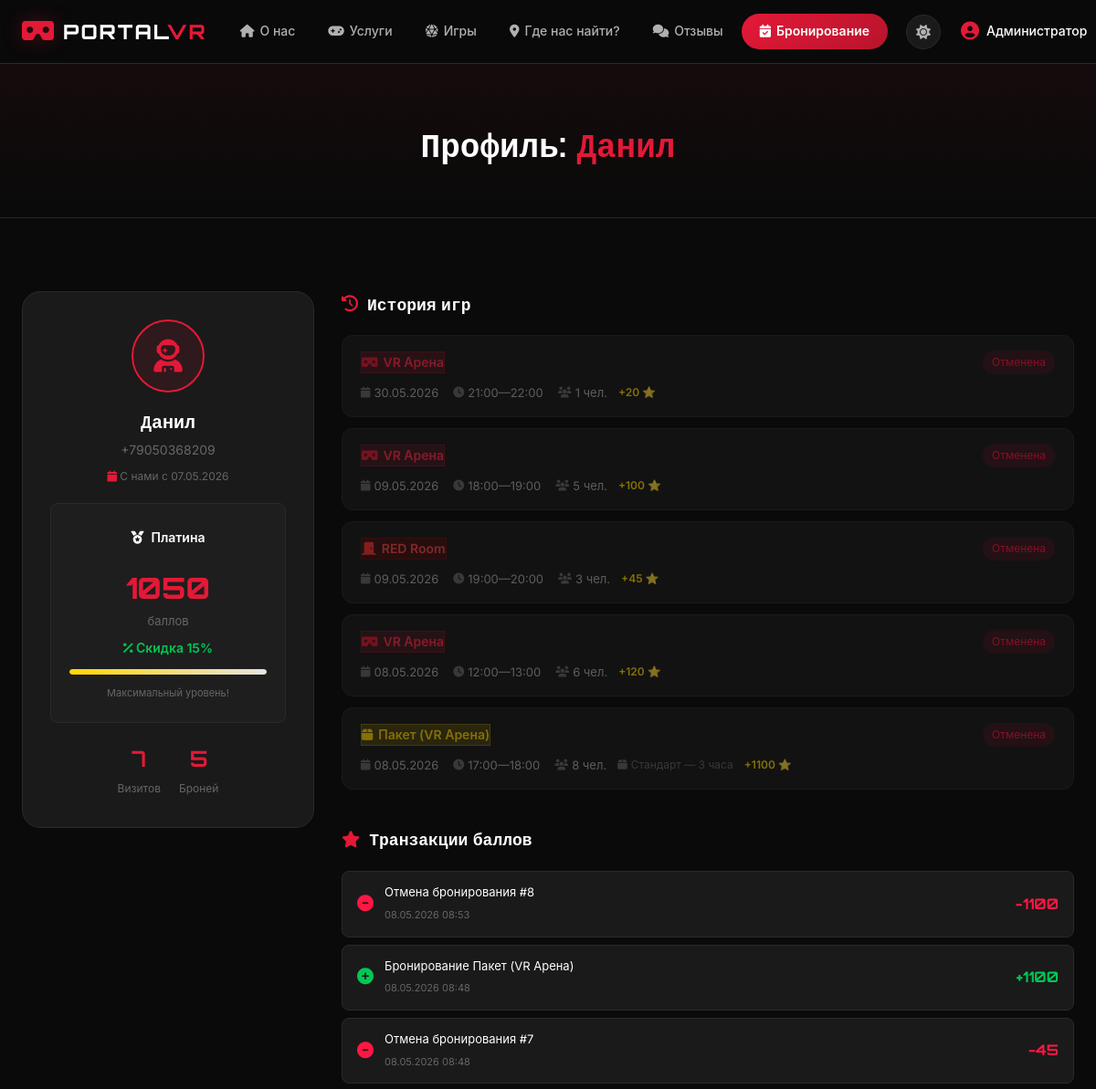
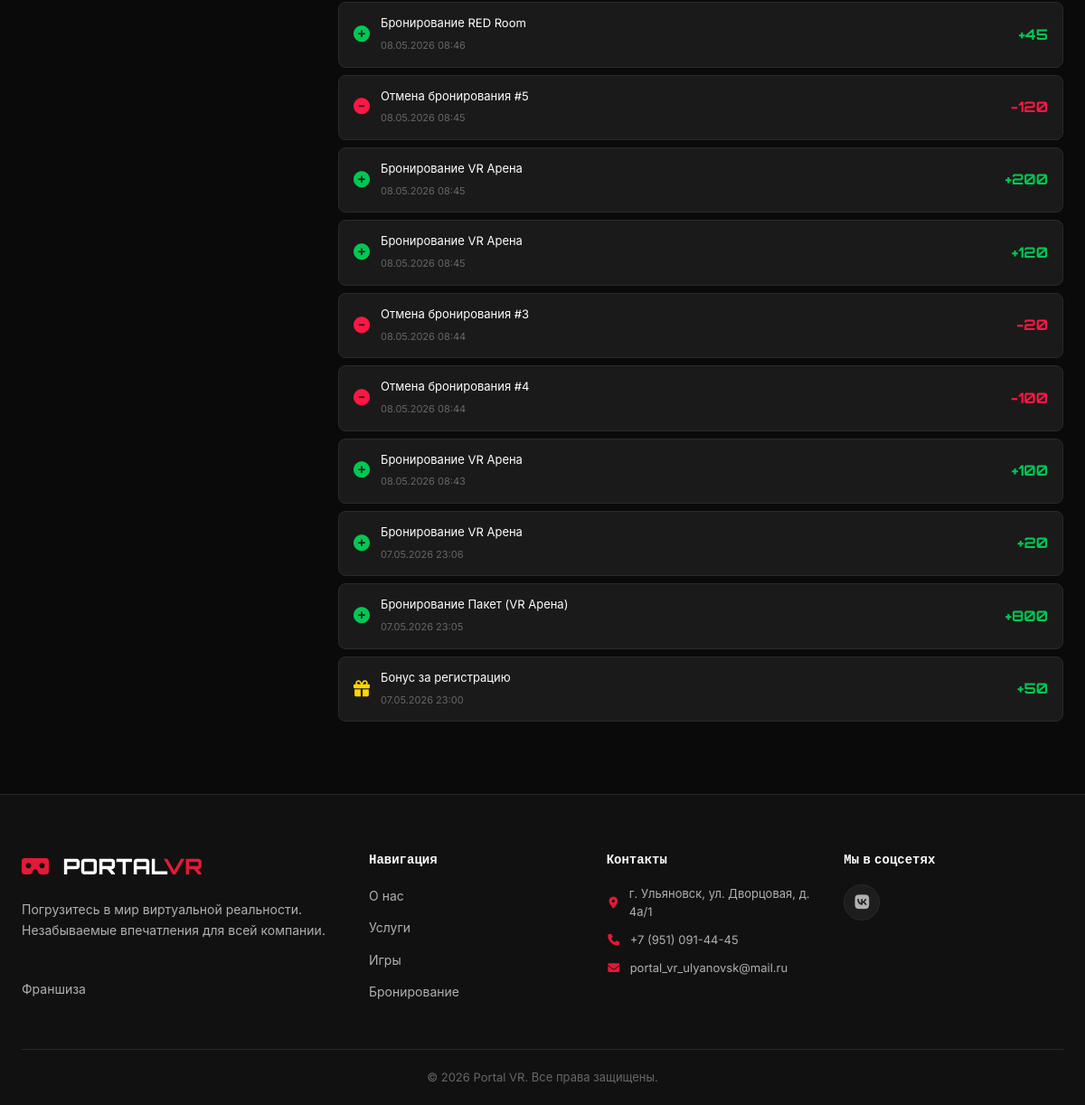
Page /profile/2/ (signed in) on the committed database (2 pictures, top to bottom).
### main/models.py (models this page shows, shortened)
class User(AbstractBaseUser, PermissionsMixin):
    phone = models.CharField(
        "Телефон", max_length=12, unique=True, validators=[phone_validator]
    )
    name = models.CharField("Имя", max_length=100)
    is_active = models.BooleanField(default=True)
    is_staff = models.BooleanField(default=False)
    date_joined = models.DateTimeField("Дата регистрации", default=timezone.now)
    loyalty_points = models.PositiveIntegerField("Баллы лояльности", default=0)
    objects = UserManager()
    USERNAME_FIELD = "phone"
    REQUIRED_FIELDS = ["name"]
    class Meta:
        verbose_name = "Пользователь"
        verbose_name_plural = "Пользователи"
    @property
    def loyalty_level(self):
        if self.loyalty_points >= 1000:
            return "Платина"
        elif self.loyalty_points >= 500:
            return "Золото"
        elif self.loyalty_points >= 200:
            return "Серебро"
        return "Бронза"
    @property
    def discount_percent(self):
        levels = {"Бронза": 0, "Серебро": 5, "Золото": 10, "Платина": 15}
        return levels.get(self.loyalty_level, 0)

class Client(models.Model):
    name = models.CharField("Имя", max_length=100)
    phone = models.CharField("Телефон", max_length=12, validators=[phone_validator])
    user = models.OneToOneField(
        User,
        on_delete=models.SET_NULL,
        null=True,
        blank=True,
        related_name="client_profile",
        verbose_name="Связанный аккаунт",
    )
    created_at = models.DateTimeField("Создан", auto_now_add=True)
    total_visits = models.PositiveIntegerField("Всего визитов", default=0)
    class Meta:
        verbose_name = "Клиент"
        verbose_name_plural = "Клиенты"

class Booking(models.Model):
    ZONE_CHOICES = [
        ("arena", "VR Арена"),
        ("redroom", "RED Room"),
        ("package", "Пакет (VR Арена)"),
    ]
    STATUS_CHOICES = [
        ("active", "Активна"),
        ("completed", "Завершена"),
        ("cancelled", "Отменена"),
    ]
    zone = models.CharField("Зона", max_length=10, choices=ZONE_CHOICES)
    client = models.ForeignKey(
        Client, on_delete=models.CASCADE, related_name="bookings", verbose_name="Клиент"
    )
    created_by_admin = models.BooleanField("Создана администратором", default=False)
    time_slot = models.ForeignKey(
        TimeSlot,
        on_delete=models.CASCADE,
        related_name="bookings",
        verbose_name="Временной слот",
    )
    num_players = models.PositiveIntegerField("Количество игроков", default=1)
    package = models.ForeignKey(
        Package,
        on_delete=models.SET_NULL,
        null=True,
        blank=True,
        related_name="bookings",
        verbose_name="Пакет",
    )
    game = models.ForeignKey(
        Game,
        on_delete=models.SET_NULL,
        null=True,
        blank=True,
        related_name="bookings",
        verbose_name="Игра",
    )
    status = models.CharField(
        "Статус", max_length=10, choices=STATUS_CHOICES, default="active"
    )
    loyalty_points_earned = models.PositiveIntegerField("Баллы за бронь", default=0)
    created_at = models.DateTimeField("Создана", auto_now_add=True)
    updated_at = models.DateTimeField("Обновлена", auto_now=True)
    notes = models.TextField("Заметки", blank=True)
    class Meta:
        verbose_name = "Бронирование"
        verbose_name_plural = "Бронирования"
        ordering = ["time_slot__date", "time_slot__start_time"]

class TimeSlot(models.Model):
    date = models.DateField("Дата")
    start_time = models.TimeField("Начало")
    end_time = models.TimeField("Конец")
    class Meta:
        verbose_name = "Временной слот"
        verbose_name_plural = "Временные слоты"
        unique_together = ["date", "start_time"]
        ordering = ["date", "start_time"]

class Package(models.Model):
    PACKAGE_CHOICES = [
        ("light", "Базовый — 2 часа"),
        ("standard", "Стандарт — 3 часа"),
        ("premium", "Премиум — 4 часа"),
    ]
    name = models.CharField(
        "Название", max_length=10, choices=PACKAGE_CHOICES, unique=True
    )
    duration_hours = models.PositiveIntegerField("Длительность (часы)")
    price = models.DecimalField("Цена", max_digits=10, decimal_places=2)
    description = models.TextField("Описание", blank=True)
    includes_dining = models.BooleanField("Включает обеденную зону", default=True)
    class Meta:
        verbose_name = "Пакет"
        verbose_name_plural = "Пакеты"
    def __str__(self):
        return self.get_name_display()

class LoyaltyTransaction(models.Model):
    TYPE_CHOICES = [
        ("earn", "Начисление"),
        ("spend", "Списание"),
        ("bonus", "Бонус"),
    ]
    user = models.ForeignKey(
        User,
        on_delete=models.CASCADE,
        related_name="loyalty_transactions",
        verbose_name="Пользователь",
    )
    booking = models.ForeignKey(
        Booking,
        on_delete=models.SET_NULL,
        null=True,
        blank=True,
        verbose_name="Бронирование",
    )
    transaction_type = models.CharField("Тип", max_length=5, choices=TYPE_CHOICES)
    points = models.IntegerField("Баллы")
    description = models.CharField("Описание", max_length=300)
    created_at = models.DateTimeField("Дата", auto_now_add=True)
    class Meta:
        verbose_name = "Транзакция лояльности"
        verbose_name_plural = "Транзакции лояльности"
        ordering = ["-created_at"]

### main/views.py (the view)
# urls.py: path("profile/<int:pk>/", views.profile_detail_view, name="profile_detail"),
def profile_detail_view(request, pk):
    if not request.user.is_staff:
        messages.error(request, "Доступ запрещён")
        return redirect("main:index")
    profile_user = get_object_or_404(User, pk=pk)
    client = getattr(profile_user, "client_profile", None)
    bookings = []
    if client:
        bookings = (
            Booking.objects.filter(client=client)
            .select_related("time_slot", "package", "game")
            .order_by("-time_slot__date")
        )
    transactions = LoyaltyTransaction.objects.filter(user=profile_user)[:20]
    return render(
        request,
        "main/profile.html",
        {
            "profile_user": profile_user,
            "client": client,
            "bookings": bookings,
            "transactions": transactions,
            "page_title": f"Профиль: {profile_user.name}",
        },
    )

### main/templates/main/profile.html (shortened to what this page needs)
{% extends 'main/base.html' %}
{% load static %}
{% load custom_filters %}
{% block content %}
<section class="page-header">
    <div class="container">
        <h1 class="page-title">
            {% if profile_user == user %}
                Мой <span class="accent">профиль</span>
            {% else %}
                Профиль: <span class="accent">{{ profile_user.name }}</span>
            {% endif %}
        </h1>
    </div>
</section>
<section class="section">
    <div class="container">
        <div class="profile-grid">
            <div class="profile-card">
                <div class="profile-avatar">
                    <i class="fas fa-user-astronaut"></i>
                </div>
                <h2 class="profile-name">{{ profile_user.name }}</h2>
                {% if user.is_staff %}
                    <p class="profile-phone">{{ profile_user.phone }}</p>
                {% endif %}
                <p class="profile-joined">
                    <i class="fas fa-calendar"></i> С нами с {{ profile_user.date_joined|date:"d.m.Y" }}
                </p>
                <div class="profile-loyalty">
                    <div class="loyalty-level-display {{ profile_user.loyalty_level|lower }}">
                        {% if profile_user.loyalty_level == 'Platinum' %}
                            <i class="fas fa-gem"></i>
                        {% else %}
                            <i class="fas fa-medal"></i>
                        {% endif %}
                        <span>{{ profile_user.loyalty_level }}</span>
                    </div>
                    <div class="loyalty-points-display">
                        <span class="points-number">{{ profile_user.loyalty_points }}</span>
                        <span class="points-label">баллов</span>
                    </div>
                    {% if profile_user.discount_percent > 0 %}
                    <div class="loyalty-discount-display">
                        <i class="fas fa-percent"></i>
                        Скидка {{ profile_user.discount_percent }}%
                    </div>
                    {% endif %}
                    <div class="loyalty-progress">
                        {% if profile_user.loyalty_level == 'Bronze' %}
                            <div class="progress-bar">
                                <div class="progress-fill" style="width: {% widthratio profile_user.loyalty_points 200 100 %}%"></div>
                            </div>
                            <span class="progress-text">{{ profile_user.loyalty_points }}/200 до Серебро</span>
                        {% elif profile_user.loyalty_level == 'Silver' %}
                            <div class="progress-bar">
                                <div class="progress-fill silver" style="width: {% widthratio profile_user.loyalty_points 500 100 %}%"></div>
                            </div>
                            <span class="progress-text">{{ profile_user.loyalty_points }}/500 до Золото</span>
                        {% elif profile_user.loyalty_level == 'Gold' %}
                            <div class="progress-bar">
                                <div class="progress-fill gold" style="width: {% widthratio profile_user.loyalty_points 1000 100 %}%"></div>
                            </div>
                            <span class="progress-text">{{ profile_user.loyalty_points }}/1000 до Платина</span>
                        {% else %}
                            <div class="progress-bar">
                                <div class="progress-fill platinum" style="width: 100%"></div>
                            </div>
                            <span class="progress-text">Максимальный уровень!</span>
                        {% endif %}
                    </div>
                </div>
                {% if client %}
                <div class="profile-stats">
                    <div class="stat">
                        <span class="stat-val">{{ client.total_visits }}</span>
                        <span class="stat-lbl">Визитов</span>
                    </div>
                    <div class="stat">
                        <span class="stat-val">{{ bookings|length }}</span>
                        <span class="stat-lbl">Броней</span>
                    </div>
                </div>
                {% endif %}
            </div>
            <div class="profile-content">
                <h3 class="content-title"><i class="fas fa-history"></i> История игр</h3>
                {% if bookings %}
                <div class="bookings-list">
                    {% for booking in bookings %}
                    <div class="booking-history-card status-{{ booking.status }}">
                        <div class="bhc-header">
                            <span class="bhc-zone zone-{{ booking.zone }}">
                                {% if booking.zone == 'arena' %}
                                    <i class="fas fa-vr-cardboard"></i>
                                {% elif booking.zone == 'redroom' %}
                                    <i class="fas fa-door-closed"></i>
                                {% else %}
                                    <i class="fas fa-box"></i>
                                {% endif %}
                                {{ booking.get_zone_display }}
                            </span>
                            <span class="bhc-status">{{ booking.get_status_display }}</span>
                        </div>
                        <div class="bhc-body">
                            <div class="bhc-info">
                                <span><i class="fas fa-calendar"></i> {{ booking.time_slot.date|date:"d.m.Y" }}</span>
                                <span><i class="fas fa-clock"></i> {{ booking.time_slot.start_time|time:"H:i" }}—{{ booking.time_slot.end_time|time:"H:i" }}</span>
                                <span><i class="fas fa-users"></i> {{ booking.num_players }} чел.</span>
                            </div>
                            {% if booking.package %}
                                <span class="bhc-package"><i class="fas fa-box"></i> {{ booking.package }}</span>
                            {% endif %}
                            {% if booking.loyalty_points_earned > 0 %}
                                <span class="bhc-points">+{{ booking.loyalty_points_earned }} ⭐</span>
                            {% endif %}
                        </div>
                    </div>
                    {% endfor %}
                </div>
                {% endif %}
                {% if transactions %}
                <h3 class="content-title mt-40"><i class="fas fa-star"></i> Транзакции баллов</h3>
                <div class="transactions-list">
                    {% for tx in transactions %}
                    <div class="transaction-item type-{{ tx.transaction_type }}">
                        <div class="tx-icon">
                            {% if tx.transaction_type == 'earn' %}
                                <i class="fas fa-plus-circle"></i>
                            {% elif tx.transaction_type == 'spend' %}
                                <i class="fas fa-minus-circle"></i>
                            {% else %}
                                <i class="fas fa-gift"></i>
                            {% endif %}
                        </div>
                        <div class="tx-info">
                            <span class="tx-desc">{{ tx.description }}</span>
                            <span class="tx-date">{{ tx.created_at|date:"d.m.Y H:i" }}</span>
                        </div>
                        <div class="tx-points {% if tx.points > 0 %}positive{% else %}negative{% endif %}">
                            {% if tx.points > 0 %}+{% endif %}{{ tx.points }}
                        </div>
                    </div>
                    {% endfor %}
                </div>
                {% endif %}
            </div>
        </div>
    </div>
</section>
{% endblock %}

### main/templates/main/includes/navbar.html (shortened to what this page needs)
{% load static %}
<nav class="navbar" id="navbar">
    <div class="nav-container">
        <a href="{% url 'main:index' %}" class="nav-logo">
            <span class="logo-icon"><i class="fas fa-vr-cardboard"></i></span>
            <span class="logo-text">PORTAL<span class="logo-accent">VR</span></span>
        </a>
        <ul class="nav-menu" id="navMenu">
            <li><a href="{% url 'main:index' %}" class="nav-link {% if request.resolver_match.url_name == 'index' %}active{% endif %}">
                <i class="fas fa-home"></i> О нас
            </a></li>
            <li><a href="{% url 'main:services' %}" class="nav-link {% if request.resolver_match.url_name == 'services' %}active{% endif %}">
                <i class="fas fa-gamepad"></i> Услуги
            </a></li>
            <li><a href="{% url 'main:games' %}" class="nav-link {% if request.resolver_match.url_name == 'games' %}active{% endif %}">
                <i class="fas fa-dice-d20"></i> Игры
            </a></li>
            <li><a href="{% url 'main:contact' %}" class="nav-link {% if request.resolver_match.url_name == 'contact' %}active{% endif %}">
                <i class="fas fa-map-marker-alt"></i> Где нас найти?
            </a></li>
            <li><a href="{% url 'main:reviews' %}" class="nav-link {% if request.resolver_match.url_name == 'reviews' %}active{% endif %}">
                <i class="fas fa-comments"></i> Отзывы
            </a></li>
            <li>
                <a href="{% url 'main:booking_list' %}" class="nav-link nav-btn-booking {% if 'booking' in request.resolver_match.url_name %}active{% endif %}">
                    <i class="fas fa-calendar-check"></i> Бронирование
                </a>
            </li>
        </ul>
        <div class="nav-auth">
            <button class="theme-toggle" id="themeToggle" title="Переключить тему">
                <i class="fas fa-sun"></i>
            </button>
            {% if user.is_authenticated %}
                <a href="{% url 'main:profile' %}" class="nav-user" title="Профиль">
                    <i class="fas fa-user-circle"></i>
                    <span>{{ user.name }}</span>
                </a>
            {% endif %}
        </div>
    </div>
</nav>

### rows in the picture
User: name "Администратор"
User: name "Данил", phone "+79050368209", date_joined "07.05.2026", loyalty_level "Платина", loyalty_points "1050", discount_percent "15"
Client: total_visits "7"
Booking: zone "VR Арена", status "Отменена", time_slot "30.05.2026", time_slot.start_time "21:00", time_slot.end_time "22:00", num_players "1", loyalty_points_earned "20"
Booking: zone "VR Арена", status "Отменена", time_slot "09.05.2026", time_slot.start_time "18:00", time_slot.end_time "19:00", num_players "5", loyalty_points_earned "100"
Booking: zone "RED Room", status "Отменена", time_slot "09.05.2026", time_slot.start_time "19:00", time_slot.end_time "20:00", num_players "3", loyalty_points_earned "45"
Booking: zone "VR Арена", status "Отменена", time_slot "08.05.2026", time_slot.start_time "12:00", time_slot.end_time "13:00", num_players "6", loyalty_points_earned "120"
Booking: zone "Пакет (VR Арена)", status "Отменена", time_slot "08.05.2026", time_slot.start_time "17:00", time_slot.end_time "18:00", num_players "8", package "Стандарт — 3 часа", loyalty_points_earned "1100"
LoyaltyTransaction: transaction_type "spend" (drawn), description "Отмена бронирования #8", created_at "08.05.2026 08:53", points "-1100"
LoyaltyTransaction: transaction_type "earn" (drawn), description "Бронирование Пакет (VR Арена)", created_at "08.05.2026 08:48", points "1100"
LoyaltyTransaction: transaction_type "spend" (drawn), description "Отмена бронирования #7", created_at "08.05.2026 08:48", points "-45"
LoyaltyTransaction: transaction_type "earn" (drawn), description "Бронирование RED Room", created_at "08.05.2026 08:46", points "45"
LoyaltyTransaction: transaction_type "spend" (drawn), description "Отмена бронирования #5", created_at "08.05.2026 08:45", points "-120"
LoyaltyTransaction: transaction_type "earn" (drawn), description "Бронирование VR Арена", created_at "08.05.2026 08:45", points "200"
LoyaltyTransaction: transaction_type "earn" (drawn), description "Бронирование VR Арена", created_at "08.05.2026 08:45", points "120"
LoyaltyTransaction: transaction_type "spend" (drawn), description "Отмена бронирования #3", created_at "08.05.2026 08:44", points "-20"
LoyaltyTransaction: transaction_type "spend" (drawn), description "Отмена бронирования #4", created_at "08.05.2026 08:44", points "-100"
LoyaltyTransaction: transaction_type "earn" (drawn), description "Бронирование VR Арена", created_at "08.05.2026 08:43", points "100"
LoyaltyTransaction: transaction_type "earn" (drawn), description "Бронирование VR Арена", created_at "07.05.2026 23:06", points "20"
LoyaltyTransaction: transaction_type "earn" (drawn), description "Бронирование Пакет (VR Арена)", created_at "07.05.2026 23:05", points "800"
LoyaltyTransaction: transaction_type "bonus" (drawn), description "Бонус за регистрацию", created_at "07.05.2026 23:00", points "50"

### other values in the picture
{{ bookings|length }} "5"
{{ site_address }} "г. Ульяновск, ул. Дворцовая, д. 4а/1"
{{ site_phone }} "+7 (951) 091-44-45"
{{ site_email }} "portal_vr_ulyanovsk@mail.ru"
